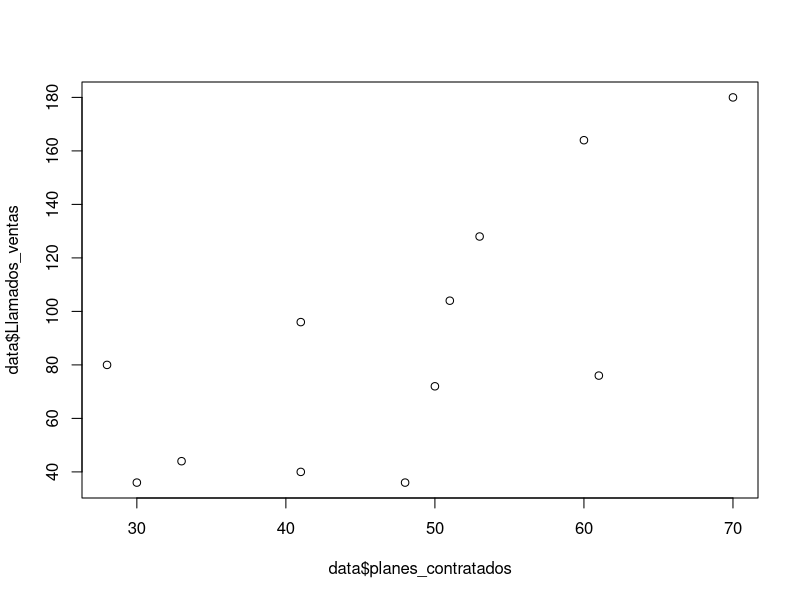

The R script that drew this image:
Llamados_ventas <- c(96, 40, 104, 128, 164, 76, 72, 80, 36, 180, 44, 36)
planes_contratados <- c(41, 41, 51, 53, 60, 61, 50, 28, 48, 70, 33, 30)

data <- data.frame(Llamados_ventas, planes_contratados)

library(dplyr)

plot(data$Llamados_ventas ~ data$planes_contratados)

data <- data %>% 
  mutate(diff_xbarra = Llamados_ventas - mean(Llamados_ventas),
         diff_ybarra = planes_contratados - round(mean(planes_contratados), 0),
         prod_desv = diff_xbarra * diff_ybarra) %>% 
  summarise(sum(prod_desv)) 
  
cor1_manual <- data/((12-1)*sd(Llamados_ventas)*sd(planes_contratados))
         
cor_formula <- cor(planes_contratados, Llamados_ventas)

cbind(cor1_manual, cor_formula)

